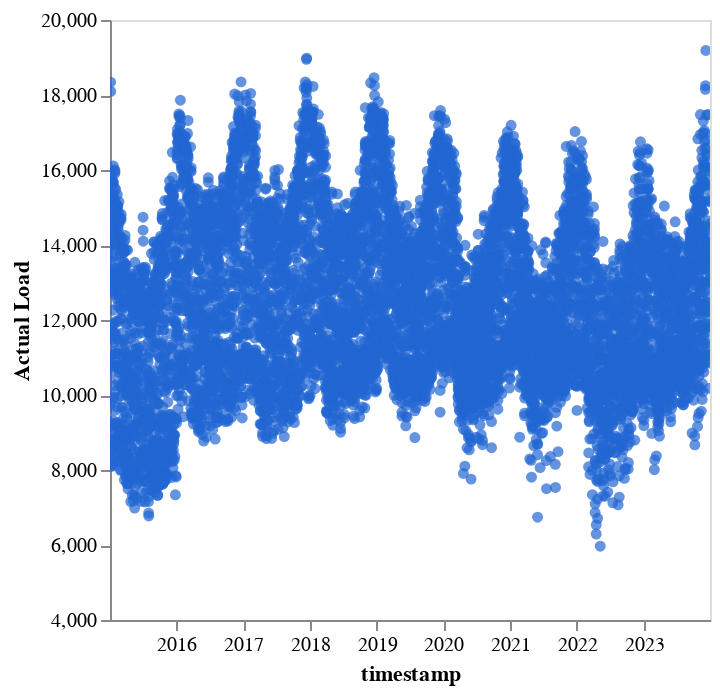

Here is the notebook cell this chart was saved with:
### Code cell
(lambda: DeepnoteChart(load_df_netherlands, """{"layer":[{"layer":[{"mark":{"clip":true,"type":"circle","color":"#2266D3","tooltip":true},"encoding":{"x":{"axis":{"grid":false},"sort":"ascending","type":"temporal","field":"timestamp","scale":{"type":"linear","zero":false}},"y":{"axis":{"grid":false},"sort":null,"type":"quantitative","field":"Actual Load","scale":{"type":"linear","zero":false},"format":{"type":"default","decimals":null},"formatType":"numberFormatFromNumberType"}}}]}],"title":"","config":{"legend":{}},"$schema":"https://vega.github.io/schema/vega-lite/v5.json","encoding":{},"usermeta":{"tooltipDefaultMode":true}}""") if 'DeepnoteChart' in globals() else _dntk.DeepnoteChart(load_df_netherlands, """{"layer":[{"layer":[{"mark":{"clip":true,"type":"circle","color":"#2266D3","tooltip":true},"encoding":{"x":{"axis":{"grid":false},"sort":"ascending","type":"temporal","field":"timestamp","scale":{"type":"linear","zero":false}},"y":{"axis":{"grid":false},"sort":null,"type":"quantitative","field":"Actual Load","scale":{"type":"linear","zero":false},"format":{"type":"default","decimals":null},"formatType":"numberFormatFromNumberType"}}}]}],"title":"","config":{"legend":{}},"$schema":"https://vega.github.io/schema/vega-lite/v5.json","encoding":{},"usermeta":{"tooltipDefaultMode":true}}"""))()

### Figure 1 — Vega-Lite specification as saved in the notebook (floating-point values rounded to 4 significant figures; data arrays with more than 128 entries replaced by an {"elided": "..."} marker saying what was removed)
{"layer": [{"layer": [{"mark": {"clip": true, "type": "circle", "color": "#2266D3", "tooltip": true}, "encoding": {"x": {"axis": {"grid": false}, "sort": "ascending", "type": "temporal", "field": "timestamp", "scale": {"type": "linear", "zero": false}}, "y": {"axis": {"grid": false}, "sort": null, "type": "quantitative", "field": "Actual Load", "scale": {"type": "linear", "zero": false}, "format": {"type": "default", "decimals": null}, "formatType": "numberFormatFromNumberType"}}}]}], "title": "", "config": {"legend": {}}, "$schema": "https://vega.github.io/schema/vega-lite/v5.json", "encoding": {}, "usermeta": {"tooltipDefaultMode": true}, "data": {"values": {"elided": "10000 records"}}}
